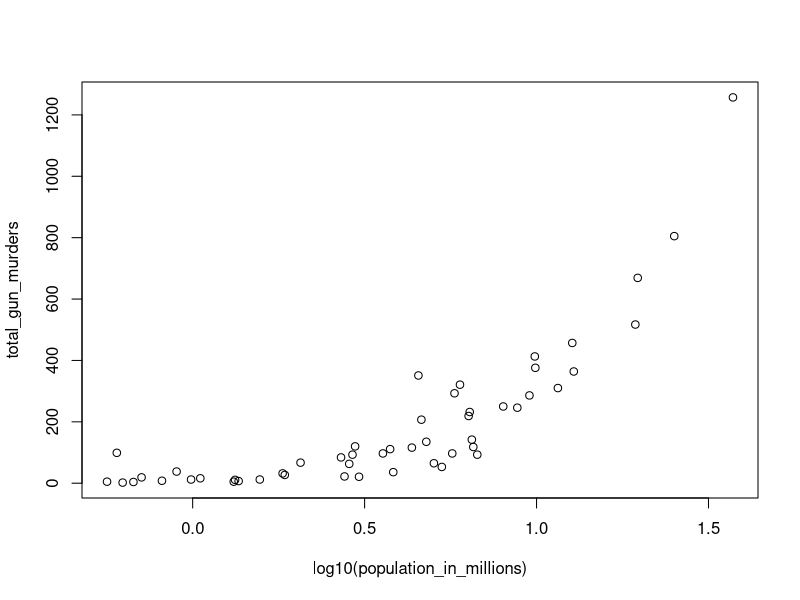
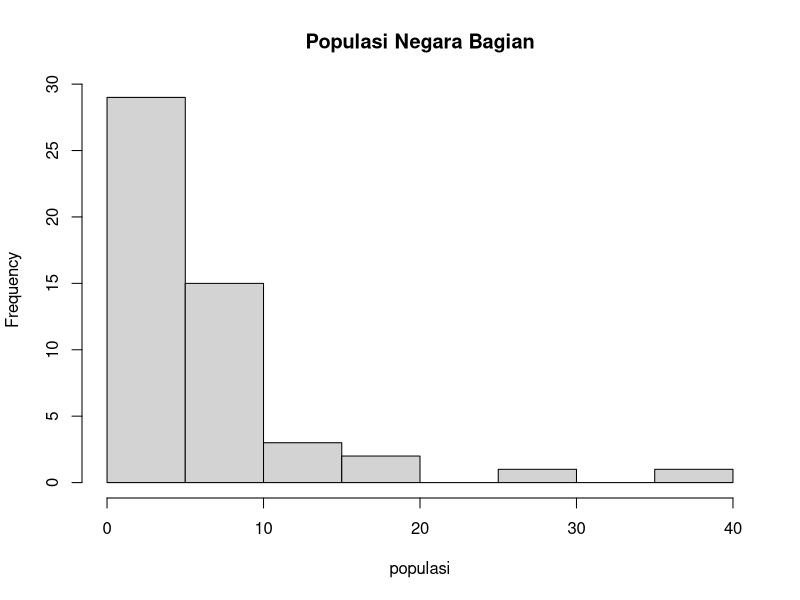
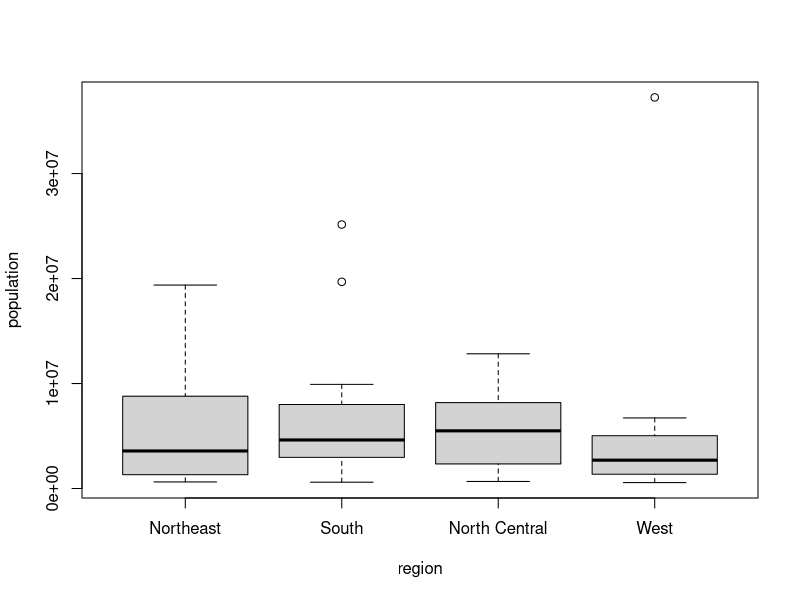

The R source for these figures, in order:
## ---- chunk 1
knitr::opts_chunk$set(echo = TRUE)
## ---- chunk 2
library(dslabs)
data("murders")
## ---- chunk 3
pop <- murders$population
pop
## ---- chunk 4
popSort <- sort(pop)
## ---- chunk 5
popSort[1]
## ---- chunk 6
pop
## ---- chunk 7
order(pop)
## ---- chunk 8
minMurder <- which.min(murders$population)
## ---- chunk 9
murders$state[minMurder]
## ---- chunk 10
ranks <- rank(murders$population)
my_df <- data.frame(Nama = murders$state, Ranking = ranks)
head(my_df)
## ---- chunk 11
ranks <- rank(murders$population)
my_df <- data.frame(Nama = murders$state, Ranking = ranks)
ind <- order(my_df$Ranking)
my_df$Nama[ind]
## ---- chunk 12
population_in_millions <- murders$population/10^6
total_gun_murders <- murders$total
plot(log10(population_in_millions), total_gun_murders)
## ---- chunk 13
populasi <- with(murders, murders$population/10^6)
hist(populasi, main = "Populasi Negara Bagian")
## ---- chunk 14
boxplot(population~region, data = murders)
